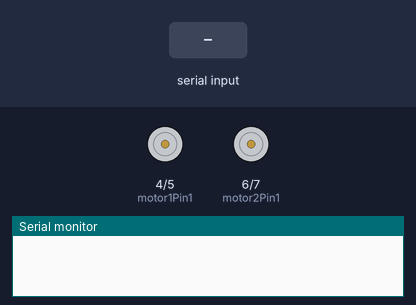
Bench run of a sketch on a simulated Arduino Uno, built with avr-gcc and run on an emulated ATmega328P. Shown: motor-driver pin pairs drawn as motors (green arrow = first pin HIGH = forward, orange = second pin HIGH = backward, longer = more drive), the last lines printed to the serial monitor. The inputs (shaded band) are chosen by the test bench.

Above: at 1.2 s.
1.3 s: "F" received over Serial
At 2.5 s:
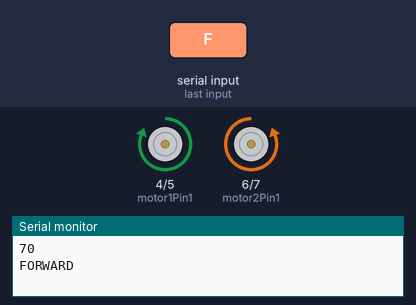
2.8 s: "B" received over Serial
At 3.7 s:
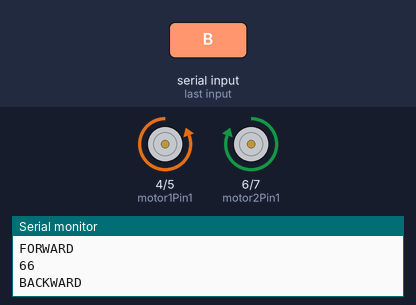
4.3 s: "R" received over Serial
At 4.8 s:
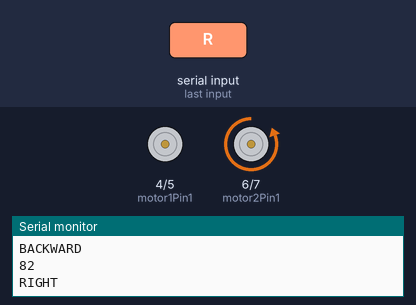
5.8 s: "L" received over Serial
At 7.1 s:
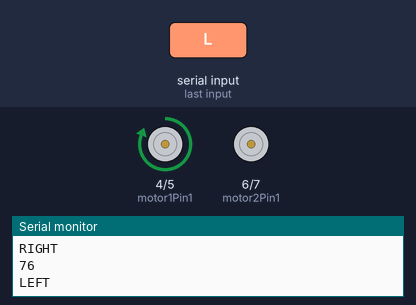
Timing chart, 0 to 8.3 s (numbered marks = the images above; inputs shaded):
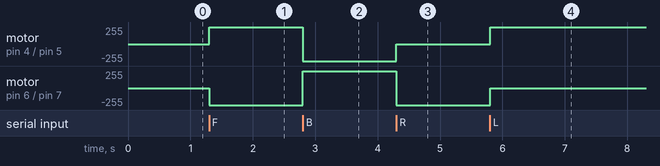

Measured:
- after the input at 1.3 s, motor on pin 4 (motor1Pin1) / pin 5 (motor1Pin2): stopped → forward 255/255 at once; motor on pin 6 (motor2Pin1) / pin 7 (motor2Pin2): stopped → backward 255/255 at once
- after the input at 2.8 s, motor on pin 4 (motor1Pin1) / pin 5 (motor1Pin2): forward 255/255 → backward 255/255 at once; motor on pin 6 (motor2Pin1) / pin 7 (motor2Pin2): backward 255/255 → forward 255/255 at once
- after the input at 4.3 s, motor on pin 4 (motor1Pin1) / pin 5 (motor1Pin2): backward 255/255 → stopped at once; motor on pin 6 (motor2Pin1) / pin 7 (motor2Pin2): forward 255/255 → backward 255/255 at once
- after the input at 5.8 s, motor on pin 4 (motor1Pin1) / pin 5 (motor1Pin2): stopped → forward 255/255 at once; motor on pin 6 (motor2Pin1) / pin 7 (motor2Pin2): backward 255/255 → stopped at once

The sketch:

Arduino.ino
```cpp
// Control 2 DC motors with Smartphone via bluetooth
int state = 0;
int flag = 0;

int motor1Pin1 = 4; // pin 4 on L293D IC
int motor1Pin2 = 5; // pin 5 on L293D IC
int motor2Pin1 = 6; // pin 6 on L293D IC
int motor2Pin2 = 7; // pin 7 on L293D IC

void setup()
{
    // sets the pins as outputs:
    pinMode(motor1Pin1, OUTPUT);
    pinMode(motor1Pin2, OUTPUT);
    pinMode(motor2Pin1, OUTPUT);
    pinMode(motor2Pin2, OUTPUT);
    // initialize serial communication at 9600 bits per second:
    Serial.begin(9600);
}

void loop()
{
    // if some date is sent, reads it and saves in state
    if(Serial.available() > 0)
    {
      state = Serial.read();
      flag = 1;
      if(flag == 1) Serial.println(state);
    }
    // Forward
    if (state == 'F')
    {
        digitalWrite(motor1Pin1, HIGH);
        digitalWrite(motor1Pin2, LOW);
        digitalWrite(motor2Pin1, LOW);
        digitalWrite(motor2Pin2, HIGH);
        if(flag == 1) Serial.println("FORWARD");
    }
    // Backward
    else if (state == 'B')
    {
        digitalWrite(motor1Pin1, LOW);
        digitalWrite(motor1Pin2, HIGH);
        digitalWrite(motor2Pin1, HIGH);
        digitalWrite(motor2Pin2, LOW);
        if(flag == 1) Serial.println("BACKWARD");
    }
    // Stop
    else if (state == 'S')
    {
        digitalWrite(motor1Pin1, LOW);
        digitalWrite(motor1Pin2, LOW);
        digitalWrite(motor2Pin1, LOW);
        digitalWrite(motor2Pin2, LOW);
        if(flag == 1) Serial.println("STOP");
    }
    // Right
    else if (state == 'R')
    {
        digitalWrite(motor1Pin1, LOW);
        digitalWrite(motor1Pin2, LOW);
        digitalWrite(motor2Pin1, LOW);
        digitalWrite(motor2Pin2, HIGH);
        if(flag == 1) Serial.println("RIGHT");
        delay(1500);
    }
    // Left
    else if (state == 'L')
    {
        digitalWrite(motor1Pin1, HIGH);
        digitalWrite(motor1Pin2, LOW);
        digitalWrite(motor2Pin1, LOW);
        digitalWrite(motor2Pin2, LOW);
        if(flag == 1) Serial.println("LEFT");
        delay(1500);
    }
    flag = 0;
}
```
